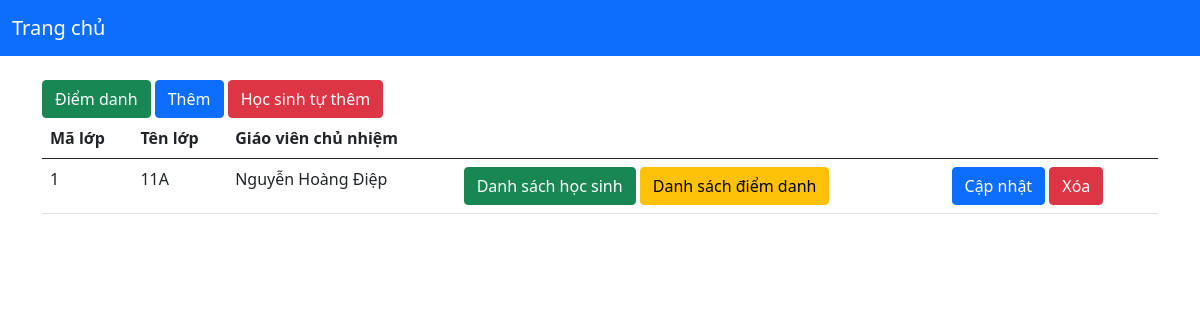
The page / on the database its author committed.
### tables this page shows
CREATE TABLE Lop(
        Id integer primary key autoincrement,
        TenLop text,
        GVCN text
    );

### app.py (the view)
@app.route('/', methods=['GET'])
def index():
    lops = LopDal.get()
    return render_template('lop/index.html', lops=lops)

### dal/LopDal.py (called while the page is built)
def get():
    lops = []
    try:
        conn = sqlite3.connect(config.DATABASE)
        cur = conn.cursor()
        cur.execute("select Lop.Id,TenLop,GVCN from Lop")
        rows = cur.fetchall()
        for row in rows:
            lop = Lop(row[0],row[1],row[2])
            lops.append(lop)
        conn.close()
        return lops
    except Exception as e:
        print('err ', e)
        return lops

### templates/lop/index.html (shortened to what this page needs)
<!DOCTYPE html>
<html lang="en">
<head>
    <link href="https://cdn.jsdelivr.net/npm/bootstrap@5.0.2/dist/css/bootstrap.min.css" rel="stylesheet"
>
</head>
<body>
<nav class="navbar navbar-dark bg-primary navbar-expand-lg">
    <div class="container-fluid">
        <a class="navbar-brand" href="/">Trang chủ</a>
    </div>
</nav>
<br>
<div class="container">
    <a class="btn btn-success" href="/diem-danh/hinhanh">Điểm danh</a>
    <a class="btn btn-primary" href="/lop/add">Thêm</a>
    <a class="btn btn-danger" href="/hoc-sinh/add-auto">Học sinh tự thêm</a>
    <table class="table">
        <thead>
        <tr>
            <th scope="col">Mã lớp</th>
            <th scope="col">Tên lớp</th>
            <th scope="col">Giáo viên chủ nhiệm</th>
            <th scope="col"></th>
            <th scope="col"></th>
        </tr>
        </thead>
        <tbody>
        {% for lop in lops %}
        <tr>
            <td>{{lop.Id}}</td>
            <td>{{lop.TenLop}}</td>
            <td>{{lop.GVCN}}</td>
            <td>
                <a href="/hoc-sinh/get/{{lop.Id}}" class="btn btn-success">Danh sách học sinh</a>
                <a href="/diem-danh/get/{{lop.Id}}" class="btn btn-warning">Danh sách điểm danh</a>
            </td>
            <td>
                <a href="/lop/edit/{{lop.Id}}" class="btn btn-primary">Cập nhật</a>
                <a href="/lop/delete/{{lop.Id}}" class="btn btn-danger">Xóa</a>
            </td>
        </tr>
        {% endfor %}
        </tbody>
    </table>
</div>
</body>
</html>

### rows shown on the page
Lop: Id "1", TenLop "11A", GVCN "Nguyễn Hoàng Điệp"
